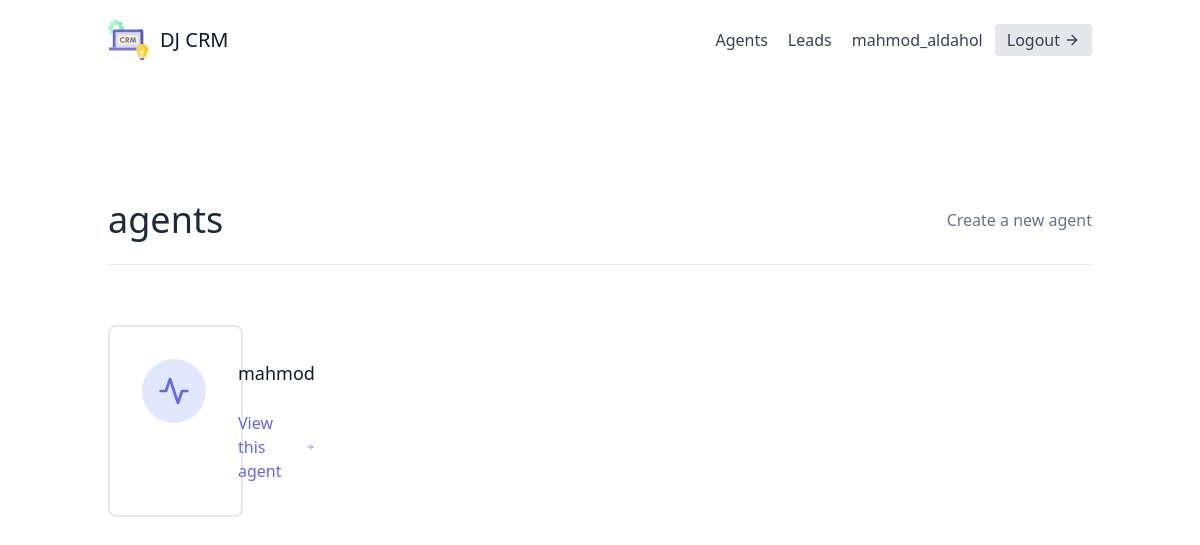
Before: /agents/ (signed in) with the older database file.
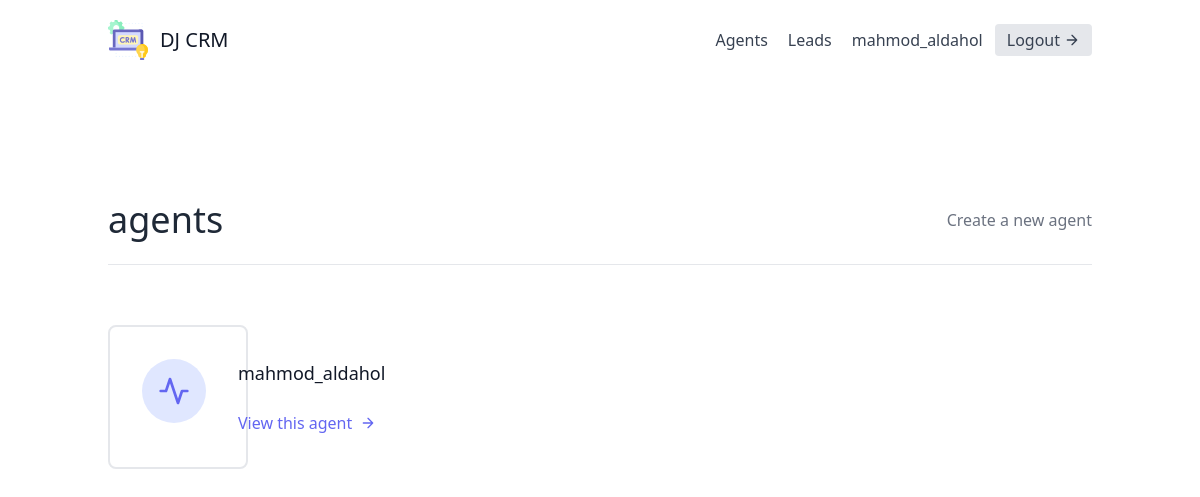
After: the same page with the newer database file.
### leads/models.py (models this page shows, shortened)
class User(AbstractUser):
    is_organizer = models.BooleanField(default=True)
    is_agent = models.BooleanField(default=False)

class Agent(models.Model):
    user : User = models.OneToOneField(User, on_delete=models.CASCADE)
    organization = models.ForeignKey(UserProfile, on_delete=models.CASCADE)

### agents/views.py (the view)
# urls.py: path("", AgentListView.as_view(), name="agent-list"),
class AgentListView(OrganiserAndLoginRequiredMixin, generic.ListView):
    template_name = "agents/agent_list.html"
    context_object_name = "agents"
    def get_queryset(self):
        organization = self.request.user.userprofile
        return Agent.objects.filter(organization=organization)

### agents/mixins.py (called while the page is built)
    def dispatch(self, request, *args, **kwargs):
        if not request.user.is_authenticated or not request.user.is_organizer:
            return redirect("leads:lead-list")
        return super().dispatch(request, *args, **kwargs)

### agents/templates/agents/agent_list.html (shortened to what this page needs)
{% extends "base.html" %} {% block content %}
<section class="text-gray-700 body-font">
  <div class="container px-5 py-24 mx-auto flex flex-wrap">
    <div class="w-full mb-6 py-6 flex justify-between items-center border-b border-gray-200">
        <div>
            <h1 class="text-4xl text-gray-800">agents</h1>
        </div>
        <div>
            <a class="text-gray-500 hover:text-blue-500" href="{% url 'agents:agent-create' %}">
                Create a new agent
            </a>
        </div>
    </div>
    <div class="mt-5 flex flex-wrap -m-4">
      {% for agent in agents %}
      <div class="p-4 lg:w-1/2 md:w-full">
        <div
          class="flex border-2 rounded-lg border-gray-200 p-8 sm:flex-row flex-col"
        >
          <div
            class="w-16 h-16 sm:mr-8 sm:mb-0 mb-4 inline-flex items-center justify-center rounded-full bg-indigo-100 text-indigo-500 flex-shrink-0"
          >
            <svg
              fill="none"
              stroke="currentColor"
              stroke-linecap="round"
              stroke-linejoin="round"
              stroke-width="2"
              class="w-8 h-8"
              viewBox="0 0 24 24"
            >
              <path d="M22 12h-4l-3 9L9 3l-3 9H2"></path>
            </svg>
          </div>
          <div class="flex-grow">
            <h2 class="text-gray-900 text-lg title-font font-medium mb-3">
              {{agent.user.username}}
            </h2>
            <a href="{% url 'agents:agent-detail' agent.pk %}" class="mt-3 text-indigo-500 inline-flex items-center">
              View this agent
              <svg
                fill="none"
                stroke="currentColor"
                stroke-linecap="round"
                stroke-linejoin="round"
                stroke-width="2"
                class="w-4 h-4 ml-2"
                viewBox="0 0 24 24"
              >
                <path d="M5 12h14M12 5l7 7-7 7"></path>
              </svg>
            </a>
          </div>
        </div>
      </div>
      {% endfor %}
    </div>
  </div>
</section>
{% endblock content %}

### templates/base.html (shortened to what this page needs)
{% load static %}
<!DOCTYPE html>
<html lang="en">
  <head>
    <link rel="stylesheet" href="{% static 'css/styles.css' %}">
    <link
      rel="stylesheet"
      href="https://unpkg.com/tailwindcss@^2/dist/tailwind.min.css"
    />
  </head>
  <body>
    <div class="max-w-7xl mx-auto ">
        {% include 'navbar.html' %}
        {% block content %}
        {% endblock content %}
    </div>
  </body>
</html>

### templates/navbar.html (shortened to what this page needs)
<header class="text-gray-700 body-font">
    <div class="container mx-auto flex flex-wrap p-5 flex-col md:flex-row items-center">
      <a href="" class="flex title-font font-medium items-center text-gray-900 mb-4 md:mb-0">
        <span class="ml-3 text-xl">DJ CRM</span>
      </a>
      <nav class="md:ml-auto flex flex-wrap items-center text-base justify-center">
          {% if not request.user.is_authenticated %}
            <a href="{% url 'signup'%}" class="mr-5 hover:text-gray-900">Signup</a>
          {% else %}
            {% if request.user.is_organizer %}
              <a href="{% url 'agents:agent-list' %}" class="mr-5 hover:text-gray-900">Agents</a>
            {% endif %}
              <a href="{% url 'leads:lead-list' %}" class="mr-5 hover:text-gray-900">Leads</a>
          {% endif %}
        </nav>
      {% if request.user.is_authenticated %}
      {{request.user.username}}
      <a href="{% url 'logout'%}" class="ml-3 inline-flex items-center bg-gray-200 border-0 py-1 px-3 focus:outline-none hover:bg-gray-300 rounded text-base mt-4 md:mt-0">
        Logout
          <svg fill="none" stroke="currentColor" stroke-linecap="round" stroke-linejoin="round" stroke-width="2" class="w-4 h-4 ml-1" viewBox="0 0 24 24">
              <path d="M5 12h14M12 5l7 7-7 7"></path>
          </svg>
      </a>
      {% endif %}
    </div>
</header>

Changed rows visible on the page:
removed Agent: user.username "mahmod"
added Agent: user.username "mahmod_aldahol"
